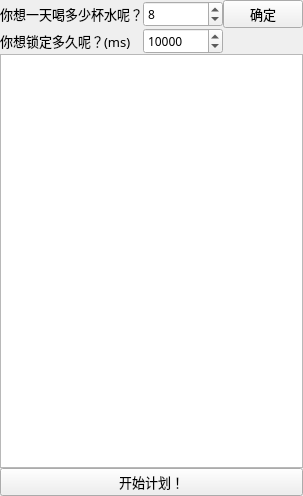
<?xml version="1.0" encoding="UTF-8"?>
<ui version="4.0">
 <class>MainWindow</class>
 <widget class="QMainWindow" name="MainWindow">
  <property name="geometry">
   <rect>
    <x>0</x>
    <y>0</y>
    <width>303</width>
    <height>496</height>
   </rect>
  </property>
  <property name="font">
   <font>
    <family>微软雅黑</family>
    <pointsize>10</pointsize>
   </font>
  </property>
  <property name="windowTitle">
   <string>MainWindow</string>
  </property>
  <property name="windowIcon">
   <iconset>
    <normaloff>2405.png</normaloff>2405.png</iconset>
  </property>
  <widget class="QWidget" name="centralWidget">
   <layout class="QGridLayout" name="gridLayout">
    <property name="leftMargin">
     <number>0</number>
    </property>
    <property name="topMargin">
     <number>0</number>
    </property>
    <property name="rightMargin">
     <number>0</number>
    </property>
    <property name="bottomMargin">
     <number>0</number>
    </property>
    <property name="spacing">
     <number>0</number>
    </property>
    <item row="5" column="0" colspan="3">
     <widget class="QPushButton" name="btnOK">
      <property name="text">
       <string>开始计划！</string>
      </property>
     </widget>
    </item>
    <item row="0" column="0">
     <widget class="QLabel" name="label">
      <property name="text">
       <string>你想一天喝多少杯水呢？</string>
      </property>
     </widget>
    </item>
    <item row="4" column="0" colspan="3">
     <widget class="QTableWidget" name="twMain"/>
    </item>
    <item row="2" column="0">
     <widget class="QLabel" name="label_2">
      <property name="text">
       <string>&lt;html&gt;&lt;head/&gt;&lt;body&gt;&lt;p&gt;你想锁定多久呢？(ms)&lt;/p&gt;&lt;/body&gt;&lt;/html&gt;</string>
      </property>
     </widget>
    </item>
    <item row="0" column="1">
     <widget class="QSpinBox" name="spxCups">
      <property name="font">
       <font>
        <family>微软雅黑</family>
        <pointsize>9</pointsize>
       </font>
      </property>
      <property name="minimum">
       <number>6</number>
      </property>
      <property name="maximum">
       <number>14</number>
      </property>
      <property name="value">
       <number>8</number>
      </property>
     </widget>
    </item>
    <item row="2" column="1">
     <widget class="QSpinBox" name="spTime">
      <property name="font">
       <font>
        <pointsize>9</pointsize>
       </font>
      </property>
      <property name="minimum">
       <number>5000</number>
      </property>
      <property name="maximum">
       <number>20000</number>
      </property>
      <property name="value">
       <number>10000</number>
      </property>
     </widget>
    </item>
    <item row="0" column="2">
     <widget class="QPushButton" name="btnInit">
      <property name="text">
       <string>确定</string>
      </property>
     </widget>
    </item>
   </layout>
  </widget>
 </widget>
 <layoutdefault spacing="6" margin="11"/>
 <resources/>
 <connections>
  <connection>
   <sender>btnInit</sender>
   <signal>clicked()</signal>
   <receiver>MainWindow</receiver>
   <slot>InitializeTable()</slot>
   <hints>
    <hint type="sourcelabel">
     <x>435</x>
     <y>13</y>
    </hint>
    <hint type="destinationlabel">
     <x>236</x>
     <y>241</y>
    </hint>
   </hints>
  </connection>
  <connection>
   <sender>btnOK</sender>
   <signal>clicked()</signal>
   <receiver>MainWindow</receiver>
   <slot>StartSupervise()</slot>
   <hints>
    <hint type="sourcelabel">
     <x>236</x>
     <y>470</y>
    </hint>
    <hint type="destinationlabel">
     <x>236</x>
     <y>241</y>
    </hint>
   </hints>
  </connection>
 </connections>
 <slots>
  <slot>InitializeTable()</slot>
  <slot>StartSupervise()</slot>
 </slots>
</ui>
